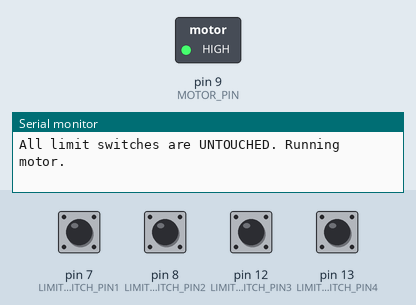
Simulated run of this sketch. Board: Arduino Uno, built with avr-gcc and run on an emulated ATmega328P. Shown: switched loads named in the sketch (green lamp = pin HIGH), the last lines printed to the serial monitor. Inputs (shaded band) come from the test bench; at power-on: pin 7 (LIMIT_SWITCH_PIN1), pin 8 (LIMIT_SWITCH_PIN2), pin 12 (LIMIT_SWITCH_PIN3), pin 13 (LIMIT_SWITCH_PIN4) HIGH.

Above: at 1.2 s.
1.3 s: pin 7 (LIMIT_SWITCH_PIN1) pulled LOW for 0.15 s
At 1.5 s:
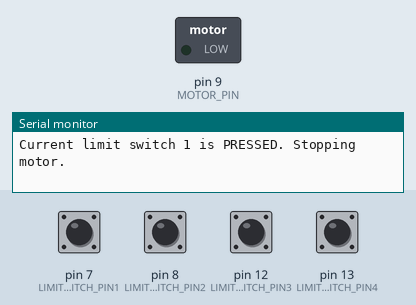
Timing chart, 0 to 4.3 s (numbered marks = the images above; inputs shaded):
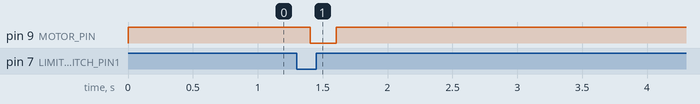

The sketch:

endStopControlCode.ino
```cpp
/*
Control code for the end stops

Turns off motor is end stop is pressed, otherwise motor will continue running

Stops motor when any end stop is pressed, otherwise motor continues running.
HIGH means the end stop is NOT pressed.
LOW means the switch is pressed.
*/

#define LIMIT_SWITCH_PIN1 7  // Limit switch 1 connected to pin 7, currentState 1
#define LIMIT_SWITCH_PIN2 8  // Limit switch 2 connected to pin 8, currentState 2
#define LIMIT_SWITCH_PIN3 12 // Limit switch 3 connected to pin 12, currentState 3
#define LIMIT_SWITCH_PIN4 13 // Limit switch 4 connected to pin 13, currentState 4

#define MOTOR_PIN 9  // Motor control pin

void setup() {
  Serial.begin(9600);

  // Set limit switch pins as inputs
  pinMode(LIMIT_SWITCH_PIN1, INPUT_PULLUP);
  pinMode(LIMIT_SWITCH_PIN2, INPUT_PULLUP);
  pinMode(LIMIT_SWITCH_PIN3, INPUT_PULLUP);
  pinMode(LIMIT_SWITCH_PIN4, INPUT_PULLUP);

  pinMode(MOTOR_PIN, OUTPUT);
  digitalWrite(MOTOR_PIN, HIGH); // Start motor by default
}

void loop() {
  static int lastState1 = HIGH, lastState2 = HIGH, lastState3 = HIGH, lastState4 = HIGH;
  static unsigned long lastDebounceTime = 0;
  const unsigned long debounceDelay = 50; // 50 ms debounce delay

  int currentState1 = digitalRead(LIMIT_SWITCH_PIN1);
  int currentState2 = digitalRead(LIMIT_SWITCH_PIN2);
  int currentState3 = digitalRead(LIMIT_SWITCH_PIN3);
  int currentState4 = digitalRead(LIMIT_SWITCH_PIN4);

  // Check if any switch state has changed
  if (currentState1 != lastState1) {
    lastDebounceTime = millis();
  }
  else if (currentState2 != lastState2) {
    lastDebounceTime = millis();
  }
  else if (currentState3 != lastState3) {
    lastDebounceTime = millis();
  }
  else if (currentState4 != lastState4) {
        lastDebounceTime = millis();
  }

  // Wait for debounce delay
  if ((millis() - lastDebounceTime) > debounceDelay) {
    if (currentState1 == LOW) {
      Serial.println("Current limit switch 1 is PRESSED. Stopping motor.");
      digitalWrite(MOTOR_PIN, LOW);  // Stop motor
    } else if (currentState2 == LOW) {
      Serial.println("Current limit switch 2 is PRESSED. Stopping motor.");
      digitalWrite(MOTOR_PIN, LOW);  // Stop motor
    } else if (currentState3 == LOW) {
      Serial.println("Current limit switch 3 is PRESSED. Stopping motor.");
      digitalWrite(MOTOR_PIN, LOW); // Stop motor
    } else if (currentState4 == LOW) {
      Serial.println("Current limit switch 4 is PRESSED. Stopping motor.");
      digitalWrite(MOTOR_PIN, LOW); // Stop motor
  } else {
    Serial.println("All limit switches are UNTOUCHED. Running motor.");
    digitalWrite(MOTOR_PIN, HIGH); // Run motor
  }
  }

  // Update last states
  lastState1 = currentState1;
  lastState2 = currentState2;
  lastState3 = currentState3;
  lastState4 = currentState4;

  delay(100); // Small delay to prevent flooding Serial Monitor
}
```

Measured:
- after the input at 1.3 s, pin 9 (MOTOR_PIN): HIGH → LOW after 0.11 s, → HIGH 0.20 s later
